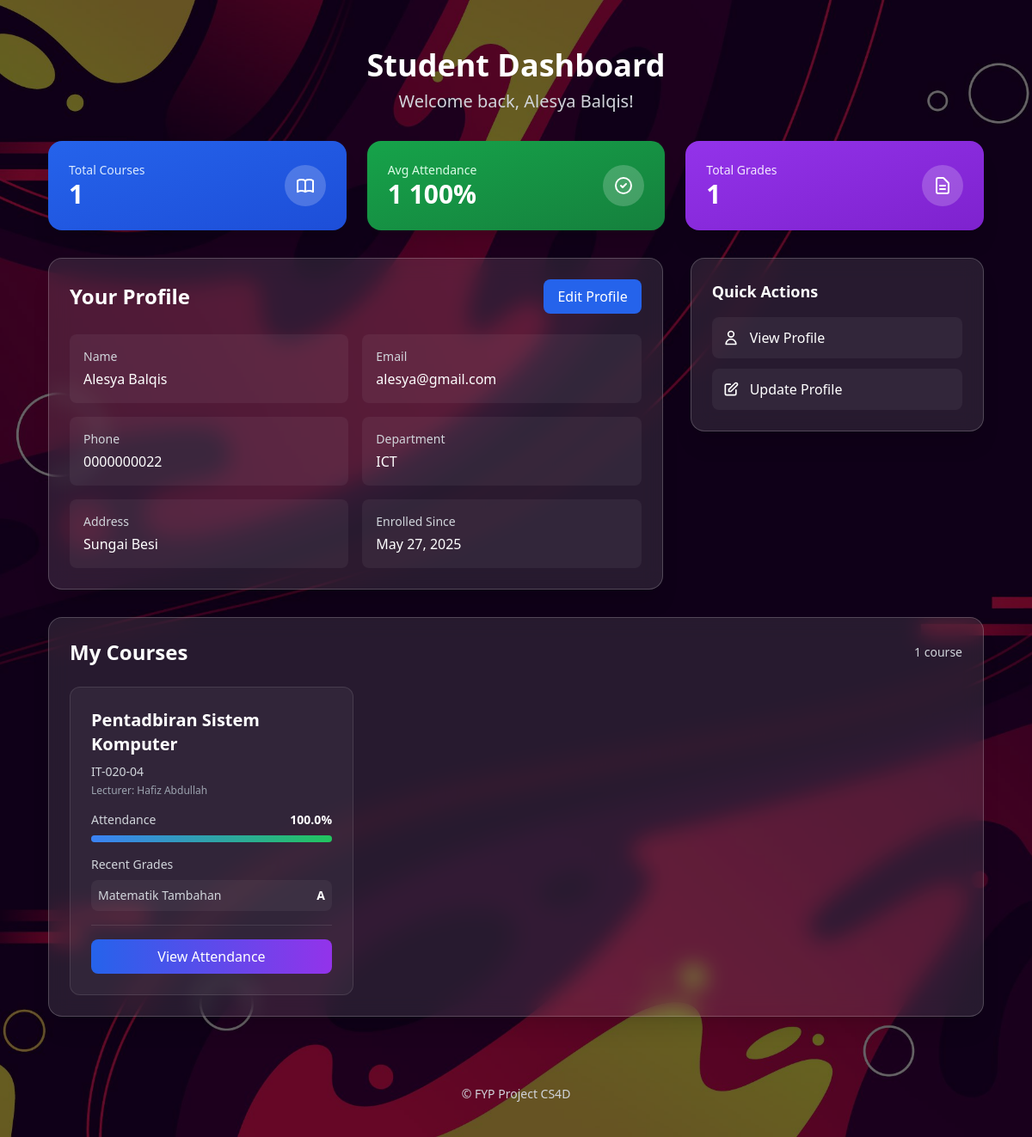
Screenshot of /student/dashboard/ (signed in) with the database file from the repository.
### accounts/models.py (models this page shows, shortened)
class CustomUser(AbstractBaseUser, PermissionsMixin):
    class Role(models.TextChoices):
        STUDENT = 'STUDENT', 'Student'
        LECTURER = 'LECTURER', 'Lecturer'
        ADMIN = 'ADMIN', 'Admin'
    email = models.EmailField(unique=True)
    role = models.CharField(max_length=20, choices=Role.choices, default=Role.STUDENT)
    first_name = models.CharField(max_length=30, blank=True)
    last_name = models.CharField(max_length=30, blank=True)
    phone_number = models.CharField(max_length=20, blank=True, null=True)
    address = models.TextField(blank=True, null=True)
    department = models.CharField(max_length=100, blank=True, null=True)  # Added department field
    profile_picture = models.ImageField(upload_to='profile_pics/', blank=True, null=True)  # Added profile_picture field
    is_staff = models.BooleanField(default=False)
    is_active = models.BooleanField(default=True)
    date_joined = models.DateTimeField(auto_now_add=True)
    USERNAME_FIELD = 'email'
    REQUIRED_FIELDS = ['first_name', 'last_name']
    objects = CustomUserManager()
    def get_full_name(self):
        return f"{self.first_name} {self.last_name}".strip()

### core/models.py (models this page shows, shortened)
class Course(models.Model):
    name = models.CharField(max_length=255)
    code = models.CharField(max_length=50, unique=True)
    lecturer = models.ForeignKey(Lecturer, on_delete=models.SET_NULL, null=True, related_name='courses')
    classroom = models.CharField(max_length=100, blank=True, null=True)  # Classroom location or name

class Lecturer(models.Model):
    user = models.OneToOneField(settings.AUTH_USER_MODEL, on_delete=models.CASCADE)
    profile_picture = models.ImageField(upload_to='profile_pics/', blank=True, null=True)

class Grade(models.Model):
    enrollment = models.ForeignKey(Enrollment, on_delete=models.CASCADE)
    subject_name = models.CharField(max_length=255)
    grade = models.CharField(max_length=10)

### accounts/decorators.py (the view)
        @login_required
        def _wrapped_view(request, *args, **kwargs):
            if request.user.role != role:
                return HttpResponseForbidden("You are not authorized to view this page.")
            return view_func(request, *args, **kwargs)

### student/templates/student/dashboard.html (shortened to what this page needs)
{% extends 'base.html' %}
{% load static %}
{% block content %}
<div class="space-y-8">
  <div class="text-center mb-8">
    <h1 class="text-4xl font-bold text-white mb-2">Student Dashboard</h1>
    <p class="text-xl text-gray-300">Welcome back, {{ request.user.get_full_name|default:request.user.email }}!</p>
  </div>
  <div class="grid grid-cols-1 md:grid-cols-2 lg:grid-cols-3 gap-6 mb-8">
    <div class="bg-gradient-to-br from-blue-600 to-blue-700 rounded-2xl p-6 text-white shadow-xl transform hover:scale-105 transition-all duration-300">
      <div class="flex items-center justify-between">
        <div>
          <p class="text-blue-100 text-sm font-medium">Total Courses</p>
          <p class="text-3xl font-bold">{{ courses_data|length }}</p>
        </div>
        <div class="bg-white/20 rounded-full p-3">
        </div>
      </div>
    </div>
    <div class="bg-gradient-to-br from-green-600 to-green-700 rounded-2xl p-6 text-white shadow-xl transform hover:scale-105 transition-all duration-300">
      <div class="flex items-center justify-between">
        <div>
          <p class="text-green-100 text-sm font-medium">Avg Attendance</p>
          <p class="text-3xl font-bold">
            {% if courses_data %}
              {% widthratio courses_data|length 1 1 %}
              {% for item in courses_data %}
                {% if forloop.first %}{{ item.attendance_percentage|floatformat:0 }}%{% endif %}
              {% endfor %}
            {% else %}
              0%
            {% endif %}
          </p>
        </div>
        <div class="bg-white/20 rounded-full p-3">
          <svg class="w-6 h-6" fill="none" stroke="currentColor" viewBox="0 0 24 24">
            <path stroke-linecap="round" stroke-linejoin="round" stroke-width="2" d="M9 12l2 2 4-4m6 2a9 9 0 11-18 0 9 9 0 0118 0z"></path>
          </svg>
        </div>
      </div>
    </div>
    <div class="bg-gradient-to-br from-purple-600 to-purple-700 rounded-2xl p-6 text-white shadow-xl transform hover:scale-105 transition-all duration-300">
      <div class="flex items-center justify-between">
        <div>
          <p class="text-purple-100 text-sm font-medium">Total Grades</p>
          <p class="text-3xl font-bold">
            {% for item in courses_data %}{{ item.grades|length }}{% if not forloop.last %}+{% endif %}{% empty %}0{% endfor %}
          </p>
        </div>
        <div class="bg-white/20 rounded-full p-3">
          <svg class="w-6 h-6" fill="none" stroke="currentColor" viewBox="0 0 24 24">
            <path stroke-linecap="round" stroke-linejoin="round" stroke-width="2" d="M9 12h6m-6 4h6m2 5H7a2 2 0 01-2-2V5a2 2 0 012-2h5.586a1 1 0 01.707.293l5.414 5.414a1 1 0 01.293.707V19a2 2 0 01-2 2z"></path>
          </svg>
        </div>
      </div>
    </div>
  </div>
  <div class="grid grid-cols-1 lg:grid-cols-3 gap-8">
    <div class="lg:col-span-2">
      <div class="bg-white/10 backdrop-blur-md rounded-2xl p-6 border border-white/20 shadow-xl">
        <div class="flex items-center justify-between mb-6">
          <h2 class="text-2xl font-semibold text-white">Your Profile</h2>
          <a href="{% url 'student:profile_update' %}" class="bg-blue-600 hover:bg-blue-700 text-white px-4 py-2 rounded-lg transition-colors">
            Edit Profile
          </a>
        </div>
        <div class="grid grid-cols-1 md:grid-cols-2 gap-4">
          <div class="bg-white/5 rounded-lg p-4">
            <h3 class="text-sm font-medium text-gray-300 mb-1">Name</h3>
            <p class="text-white">{{ request.user.get_full_name|default:"N/A" }}</p>
          </div>
          <div class="bg-white/5 rounded-lg p-4">
            <h3 class="text-sm font-medium text-gray-300 mb-1">Email</h3>
            <p class="text-white">{{ request.user.email }}</p>
          </div>
          <div class="bg-white/5 rounded-lg p-4">
            <h3 class="text-sm font-medium text-gray-300 mb-1">Phone</h3>
            <p class="text-white">{{ request.user.phone_number|default:"Not set" }}</p>
          </div>
          <div class="bg-white/5 rounded-lg p-4">
            <h3 class="text-sm font-medium text-gray-300 mb-1">Department</h3>
            <p class="text-white">{{ request.user.department|default:"Not set" }}</p>
          </div>
          <div class="bg-white/5 rounded-lg p-4">
            <h3 class="text-sm font-medium text-gray-300 mb-1">Address</h3>
            <p class="text-white">{{ request.user.address|default:"Not set" }}</p>
          </div>
          <div class="bg-white/5 rounded-lg p-4">
            <h3 class="text-sm font-medium text-gray-300 mb-1">Enrolled Since</h3>
            <p class="text-white">{{ request.user.date_joined|date:"M d, Y" }}</p>
          </div>
        </div>
      </div>
    </div>
    <div class="space-y-6">
      <div class="bg-white/10 backdrop-blur-md rounded-2xl p-6 border border-white/20 shadow-xl">
        <h3 class="text-lg font-semibold text-white mb-4">Quick Actions</h3>
        <div class="space-y-3">
          <a href="{% url 'student:profile' %}" class="flex items-center p-3 bg-white/5 rounded-lg hover:bg-white/10 transition-colors text-white group">
            <svg class="w-5 h-5 mr-3 group-hover:scale-110 transition-transform" fill="none" stroke="currentColor" viewBox="0 0 24 24">
              <path stroke-linecap="round" stroke-linejoin="round" stroke-width="2" d="M16 7a4 4 0 11-8 0 4 4 0 018 0zM12 14a7 7 0 00-7 7h14a7 7 0 00-7-7z"></path>
            </svg>
            View Profile
          </a>
          <a href="{% url 'student:profile_update' %}" class="flex items-center p-3 bg-white/5 rounded-lg hover:bg-white/10 transition-colors text-white group">
            Update Profile
          </a>
        </div>
      </div>
    </div>
  </div>
  <div class="bg-white/10 backdrop-blur-md rounded-2xl p-6 border border-white/20 shadow-xl">
    <div class="flex items-center justify-between mb-6">
      <h2 class="text-2xl font-semibold text-white">My Courses</h2>
      <span class="text-gray-300 text-sm">{{ courses_data|length }} course{{ courses_data|length|pluralize }}</span>
    </div>
    {% if courses_data %}
      <div class="grid grid-cols-1 md:grid-cols-2 lg:grid-cols-3 gap-6">
        {% for item in courses_data %}
        <div class="bg-white/5 rounded-xl p-6 border border-white/10 hover:bg-white/10 transition-all duration-300 group">
          <div class="mb-4">
            <h3 class="text-xl font-semibold text-white mb-2 group-hover:text-blue-300 transition-colors">{{ item.course.name }}</h3>
            <p class="text-gray-300 text-sm">{{ item.course.code }}</p>
            {% if item.course.lecturer %}
              <p class="text-gray-400 text-xs mt-1">Lecturer: {{ item.course.lecturer.user.get_full_name|default:item.course.lecturer.user.email }}</p>
            {% endif %}
          </div>
          <div class="mb-4">
            <div class="flex justify-between items-center mb-2">
              <span class="text-sm text-gray-300">Attendance</span>
              <span class="text-sm font-semibold text-white">{{ item.attendance_percentage }}%</span>
            </div>
            <div class="w-full bg-gray-700 rounded-full h-2">
              <div class="bg-gradient-to-r from-blue-500 to-green-500 h-2 rounded-full transition-all duration-300"
                   style="width: {{ item.attendance_percentage }}%"></div>
            </div>
          </div>
          <div class="mb-4">
            <h4 class="text-sm font-medium text-gray-300 mb-2">Recent Grades</h4>
            {% if item.grades %}
              <div class="space-y-2">
                {% for grade in item.grades|slice:":2" %}
                <div class="flex justify-between items-center bg-white/5 rounded-lg p-2">
                  <span class="text-sm text-gray-300">{{ grade.subject_name }}</span>
                  <span class="text-sm font-semibold text-white">{{ grade.grade }}</span>
                </div>
                {% endfor %}
              </div>
            {% else %}
              <p class="text-sm text-gray-400 italic">No grades available</p>
            {% endif %}
          </div>
          <div class="pt-4 border-t border-white/10">
            <a href="{% url 'student:attendance_detail' item.course.id %}"
               class="w-full bg-gradient-to-r from-blue-600 to-purple-600 hover:from-blue-700 hover:to-purple-700 text-white px-4 py-2 rounded-lg transition-all duration-300 text-center block group-hover:shadow-lg">
              View Attendance
            </a>
          </div>
        </div>
        {% endfor %}
      </div>
    {% endif %}
  </div>
</div>
{% endblock %}

### rows the page displays
CustomUser: user.get_full_name "Alesya Balqis", user.email "alesya@gmail.com", user.phone_number "0000000022", user.department "ICT", user.address "Sungai Besi", user.date_joined "May 27, 2025"
Course: attendance_percentage "100", grades|length "1", course.name "Pentadbiran Sistem Komputer", course.code "IT-020-04", course.lecturer.user.get_full_name "Hafiz Abdullah", attendance_percentage "100.0"
Grade: subject_name "Matematik Tambahan", grade "A"

### other values shown
{{ courses_data|length }} "1"
